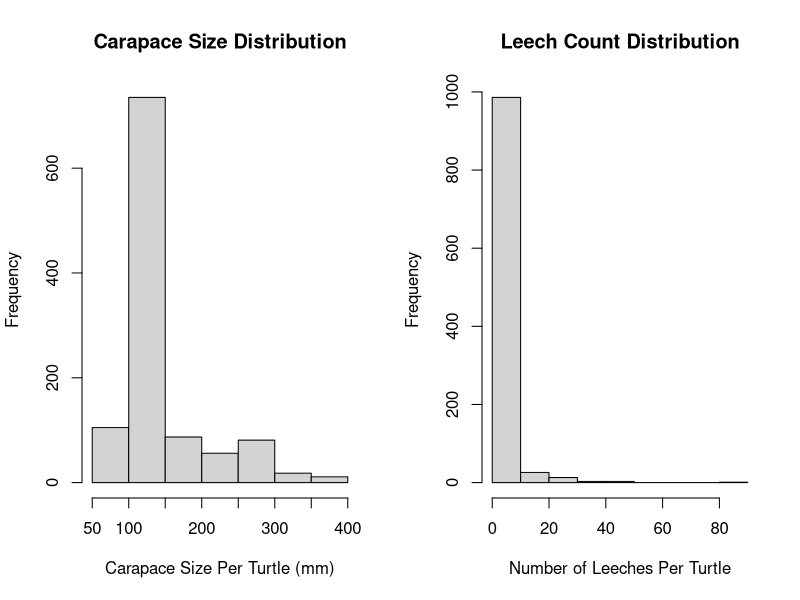
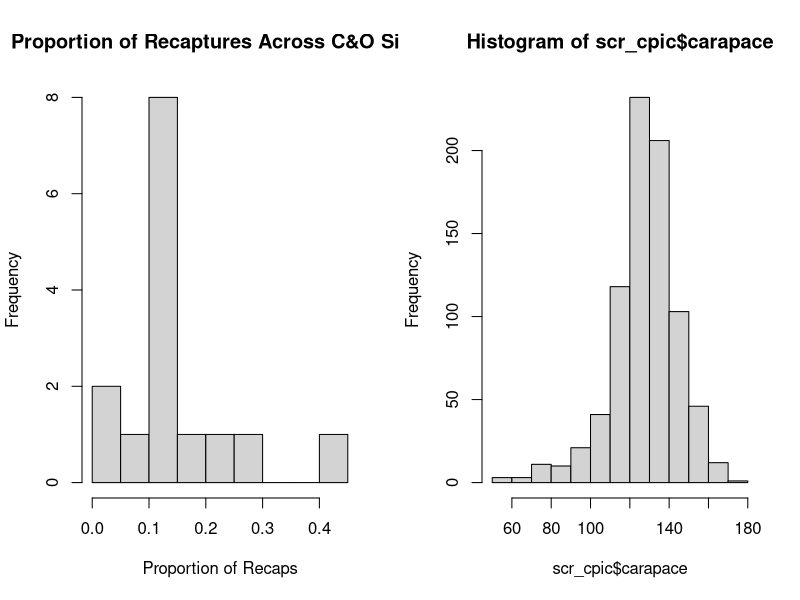
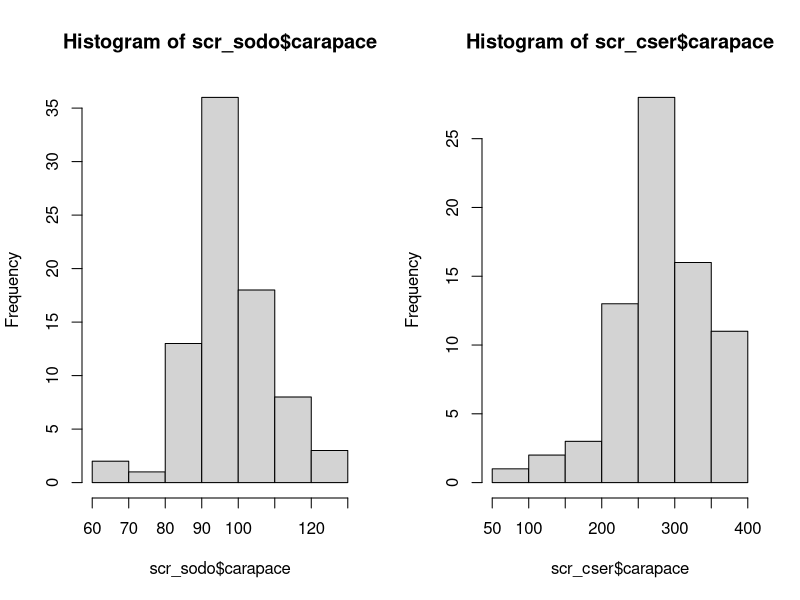
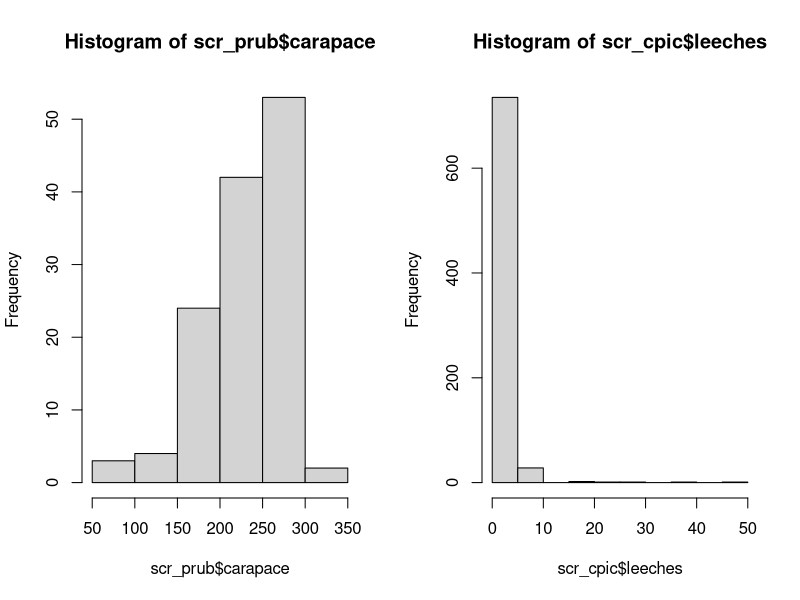
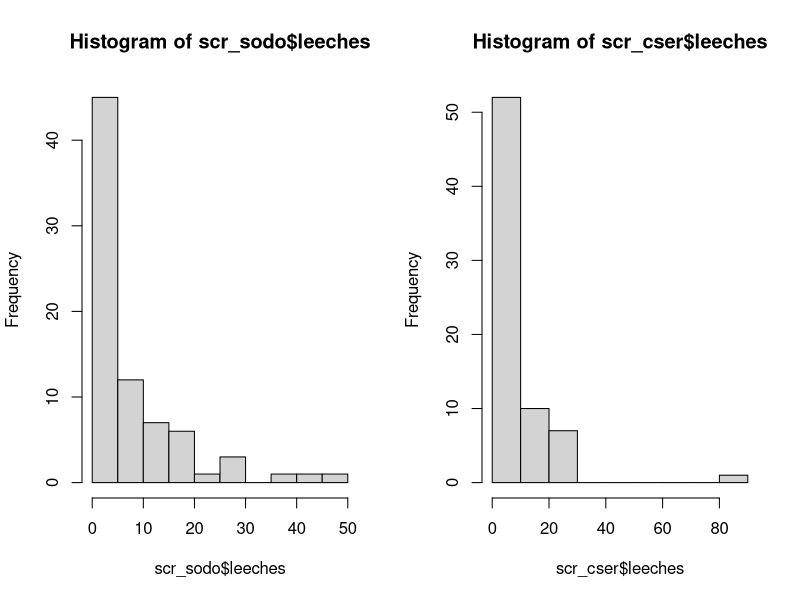
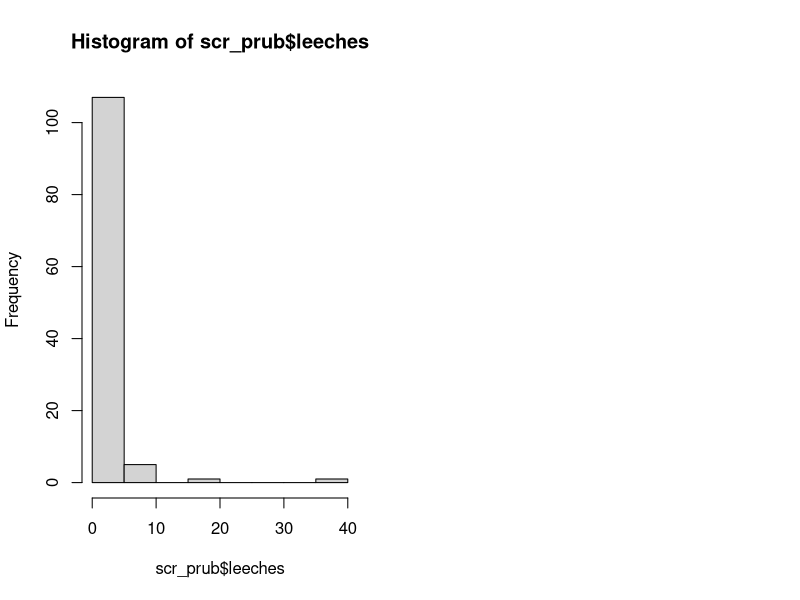

Source code (R) for these figures, in order:
## ---- chunk 1
getwd()
library(lme4)
## ---- chunk 2
scr.data <- read.csv(file = "canalscr_9_1_18.csv")
head(scr.data)
## ---- chunk 3
summary(scr.data)
## ---- chunk 4
# need to separate by site?

par(mfrow = c(1,2))
sizes <- hist(scr.data$carapace, main = "Carapace Size Distribution", xlab = "Carapace Size Per Turtle (mm)")
leeches <- hist(scr.data$leeches, main = "Leech Count Distribution", xlab = "Number of Leeches Per Turtle" )

## ---- chunk 5

recaps <- read.csv(file = "recaprates_9_1_18.csv")
hist(recaps$prop_recap, breaks = 10, xlab = "Proportion of Recaps", main = "Proportion of Recaptures Across C&O Sites")


## ---- chunk 6
scr_cpic <- subset(scr.data, species == "CPIC")
scr_sodo <- subset(scr.data, species == "SODO")
scr_cser <- subset(scr.data, species == "CSER")
scr_prub <- subset(scr.data, species == "PRUB")
scr_gins <- subset(scr.data, species == "GINS")
scr_tscr <- subset(scr.data, species == "TSCR")
## ---- chunk 7
summary(scr_cpic)
summary(scr_sodo)
summary(scr_cser)
summary(scr_prub)
summary(scr_gins)
## only 1 tscr caught, so did not create summary
## ---- chunk 8
hist(scr_cpic$carapace)
hist(scr_sodo$carapace)
hist(scr_cser$carapace)
hist(scr_prub$carapace)

hist(scr_cpic$leeches)
hist(scr_sodo$leeches)
hist(scr_cser$leeches)
hist(scr_prub$leeches)
## ---- chunk 9

cpic_size_site <- aov(data = scr_cpic, carapace ~ site)
cpic_size_summary <- summary(cpic_size_site)
cpic_size_summary
cpic_posthoc <- TukeyHSD(cpic_size_site, 'site', conf.level = 0.95)
cpic_posthoc

sodo_size_site <- aov(data = scr_sodo, carapace ~ site)
sodo_size_summary <- summary(sodo_size_site)
sodo_size_summary
sodo_posthoc <- TukeyHSD(sodo_size_site, 'site', conf.level = 0.95)
sodo_posthoc

cser_size_site <- aov(data = scr_cser, carapace ~ site)
cser_size_summary <- summary(cser_size_site)
cser_size_summary
cser_posthoc <- TukeyHSD(cser_size_site, 'site', conf.level = 0.95)
cser_posthoc

prub_size_site <- aov(data = scr_prub, carapace ~ site)
prub_size_summary <- summary(prub_size_site)
prub_size_summary
prub_posthoc <- TukeyHSD(prub_size_site, 'site', conf.level = 0.95)
prub_posthoc

all_size_site <- aov(data = scr.data, carapace ~ site)
all_size_summary <- summary(all_size_site)
all_size_summary
all_size_posthoc <- TukeyHSD(all_size_site, 'site', conf.level = 0.95)
all_size_posthoc

## ---- chunk 10

cpic_leeches_site <- aov(data = scr_cpic, leeches ~ site)
cpic_leeches_summary <- summary(cpic_leeches_site)
cpic_leeches_summary
cpic_leeches_posthoc <- TukeyHSD(cpic_leeches_site, 'site', conf.level = 0.95)
cpic_leeches_posthoc

sodo_leeches_site <- aov(data = scr_sodo, leeches ~ site)
sodo_leeches_summary <- summary(sodo_leeches_site)
sodo_leeches_summary
sodo_leeches_posthoc <- TukeyHSD(sodo_leeches_site, 'site', conf.level = 0.95)
sodo_leeches_posthoc

cser_leeches_site <- aov(data = scr_cser, leeches ~ site)
cser_leeches_summary <- summary(cser_leeches_site)
cser_leeches_summary
cser_leeches_posthoc <- TukeyHSD(cser_leeches_site, 'site', conf.level = 0.95)
cser_leeches_posthoc

prub_leeches_site <- aov(data = scr_prub, leeches ~ site)
prub_leeches_summary <- summary(prub_leeches_site)
prub_leeches_summary
prub_leeches_posthoc <- TukeyHSD(prub_leeches_site, 'site', conf.level = 0.95)
prub_leeches_posthoc

all_leeches_site <- aov(data = scr.data, leeches ~ site)
all_leeches_summary <- summary(all_leeches_site)
all_leeches_summary
all_leeches_posthoc <- TukeyHSD(all_leeches_site, 'site', conf.level = 0.95)
all_leeches_posthoc

## ---- chunk 11
 #add in site as random effect

leeches_species <- aov(data = scr.data, leeches ~ species)
leeches_species_summary <- summary(leeches_species)
leeches_species_summary
##leeches_species_posthoc <- TukeyHSD(leeches_species, 'leeches', conf.level = 0.95)
##NaNs produced (need to use NA.omit?)
##leeches_species_posthoc

## ---- chunk 12
#add in site as random effect

leeches_size <- aov(data = scr.data, leeches ~ carapace)
leeches_size_summary <- summary(leeches_size)
leeches_size_summary

cpic_leeches_size <- aov(data = scr_cpic, leeches ~ carapace)
cpic_leeches_size_summary <- summary(cpic_leeches_size)
cpic_leeches_size_summary
##cpic_leeches_size_posthoc <- TukeyHSD(cpic_leeches_size, 'carapace', conf.level = 0.95)
##cpic_leeches_size_posthoc

##sodo_leeches_size <- aov(data = scr_sodo, leeches ~ carapace)
##sodo_leeches_size_summary <- summary(sodo_leeches_size)
##sodo_leeches_size_summary
##sodo_leeches_size_posthoc <- TukeyHSD(sodo_leeches_size, 'carapace', conf.level = 0.95)
##sodo_leeches_size_posthoc

##cser_leeches_size <- aov(data = scr_cser, leeches ~ carapace)
##cser_leeches_size_summary <- summary(cser_leeches_size)
##cser_leeches_size_summary
##cser_leeches_size_posthoc <- TukeyHSD(cser_leeches_size, 'carapace', conf.level = 0.95)
##cser_leeches_size_posthoc

##prub_leeches_size <- aov(data = scr_prub, leeches ~ carapace)
##prub_leeches_size_summary <- summary(prub_leeches_size)
##prub_leeches_size_summary
##prub_leeches_size_posthoc <- TukeyHSD(prub_leeches_size, 'carapace', conf.level = 0.95)
##prub_leeches_size_posthoc

